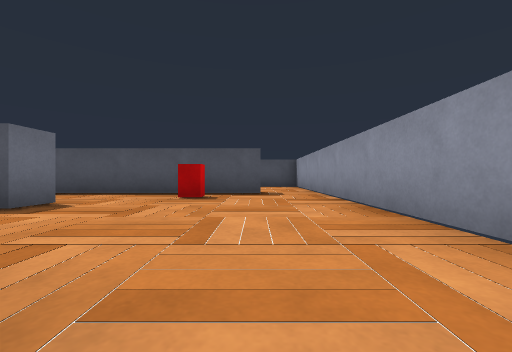
View 1 (above)

13 first-person views from a walk through a robot-simulator world made for Webots. The camera is 0.2 m above the floor, looks level and sees 90° across. The floor is counted in squares, 0.5 m on a side. Each view is taken from the middle of a square. On the plan, view 1 faces up. The plan holds only what a view shows up to about 9 squares ahead; the rest is blank. Robots are left out.

View 2
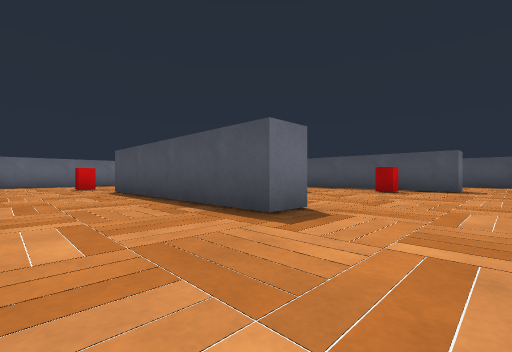

View 3
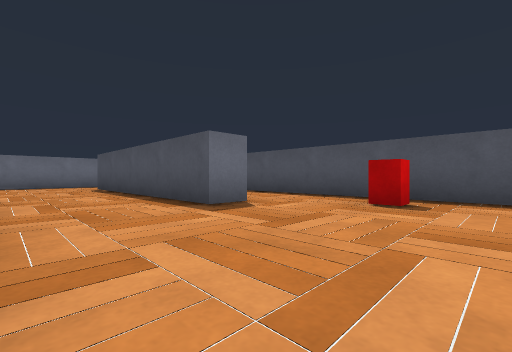

View 4
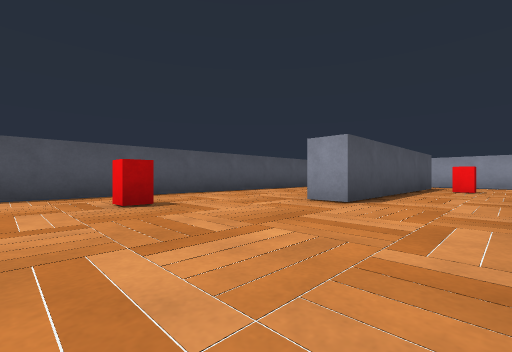

View 5
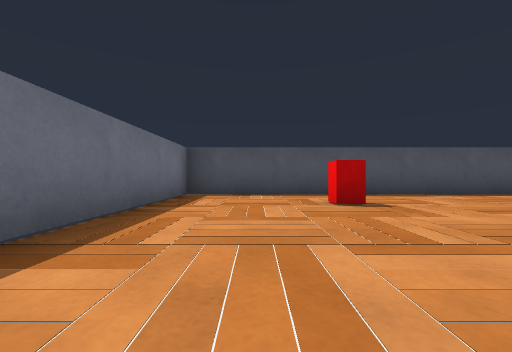

View 6
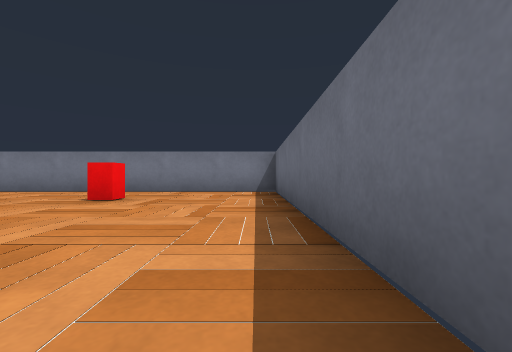

View 7
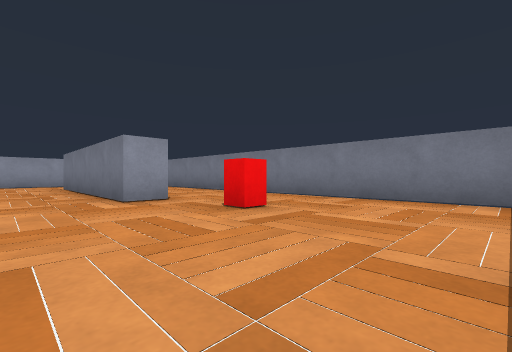

View 8
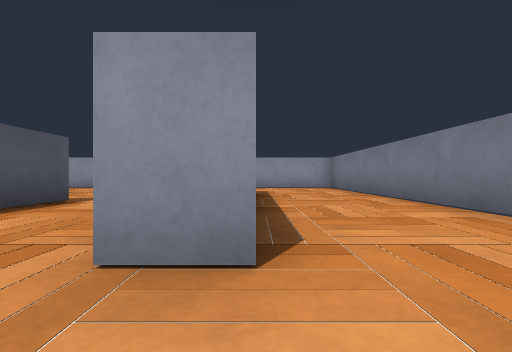

View 9
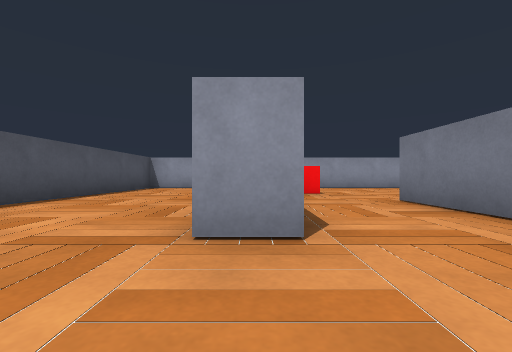

View 10
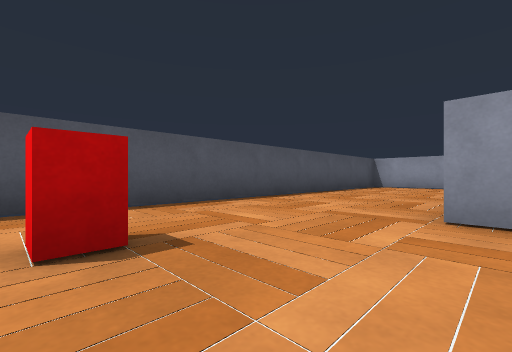

View 11
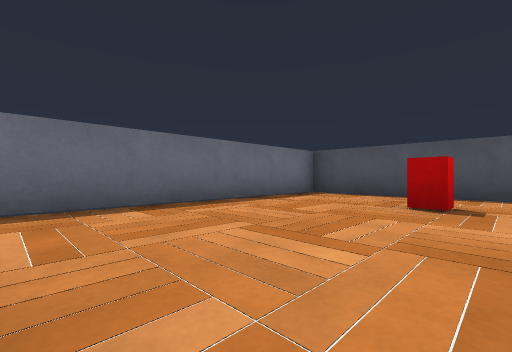

View 12
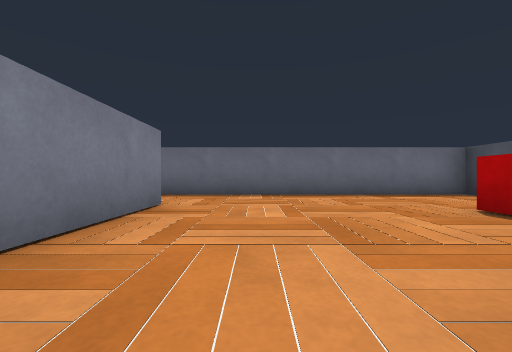

View 13
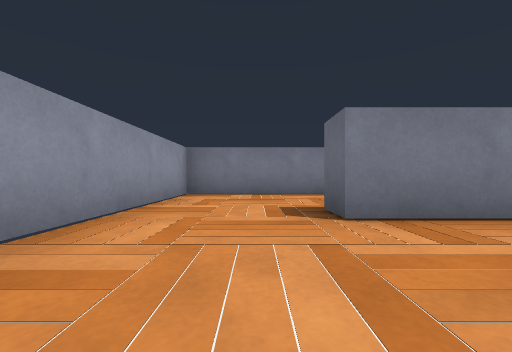

### Floor plan
Ten units are one square. View 1 is at (0, 0); x grows to the right and y downward. Boxes are objects, and circles mark ways between rooms. Rooms are numbered by the first view taken in them; rooms with no view inside come last. Other rooms are left out.
<svg viewBox="-110 -100 130 130">
<path fill="none" stroke="#000" d="M-59 0 -59 -7 -8 -7 -8 0 -59 0M-29 -30 -85 -30M-105 -35 -105 25 15 25 15 -5M1 -57 -14 -57M15 -5 15 -55M-29 -37 -29 -30M-48 -37 -29 -37M-14 -57 -54 -57 -54 -65M-85 -37 -62 -37M1 -64 1 -57M15 -55 15 -95 -105 -95 -105 -35"/>
<rect x="-85" y="-5" width="10" height="10" fill="#bbb"><title>red box</title></rect>
<rect x="-15" y="-55" width="10" height="10" fill="#bbb"><title>red box</title></rect>
<rect x="-85" y="-85" width="10" height="10" fill="#bbb"><title>red box</title></rect>
<circle cx="-25" cy="-15" r="3" fill="#2a7"/>
<circle cx="5" cy="0" r="3" fill="#2a7"/>
<circle cx="-95" cy="-30" r="3" fill="#2a7"/>
<circle cx="-20" cy="-45" r="3" fill="#2a7"/>
<circle cx="10" cy="-60" r="3" fill="#2a7"/>
<text x="-60" y="0">1</text>
<text x="0" y="-30">2</text>
<text x="-50" y="-70">3</text>
</svg>
Room 1 opens to room 2. Room 1 opens to room 3. Room 2 opens to room 3.

Where each view was taken, in squares from view 1:
view 1: 0 up, 0 right, facing up
view 2: 2 down, 1 right, facing up-left
view 3: 1 up, 0 right, facing up-left
view 4: 4 up, 9 left, facing up-right
view 5: 4 up, 9 left, facing up
view 6: 4 up, 10 left, facing down
view 7: 2 up, 10 left, facing down-right
view 8: 0 up, 7 left, facing right
view 9: 6 up, 7 left, facing right
view 10: 6 up, 8 left, facing up-right
view 11: 4 up, 7 left, facing up-left
view 12: 5 up, 5 left, facing left
view 13: 3 up, 0 right, facing down
